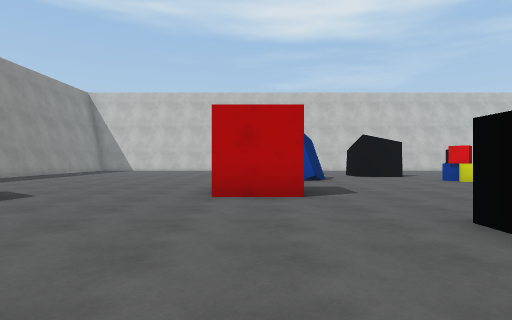
View 1 (above)

18 first-person views from a walk through a Unity game level. The camera is 1.2 m above the floor, looks level and sees 75° across. The floor is counted in squares, 2 m on a side. Each view is taken from the middle of a square. On the plan, view 1 faces up. The plan holds only what a view shows up to about 10 squares ahead; the rest is blank. The player character is not drawn. Surface patterns are stand-ins for the level's own textures.

View 2
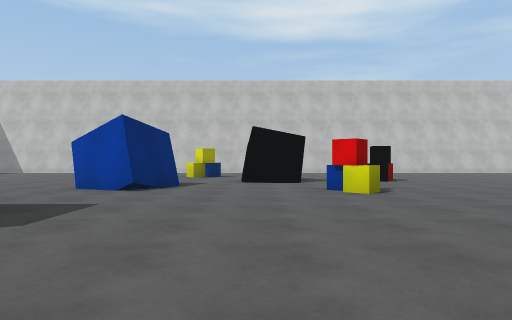

View 3
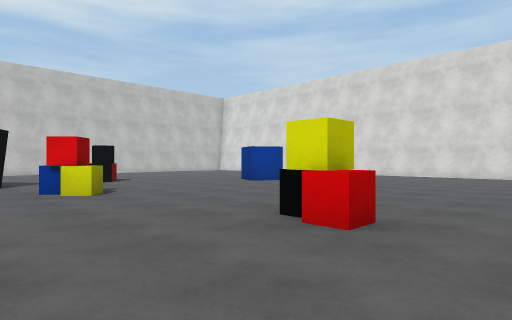

View 4
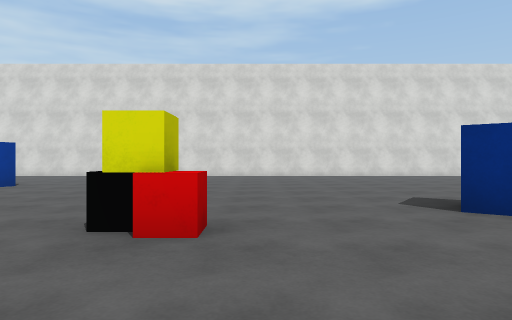

View 5
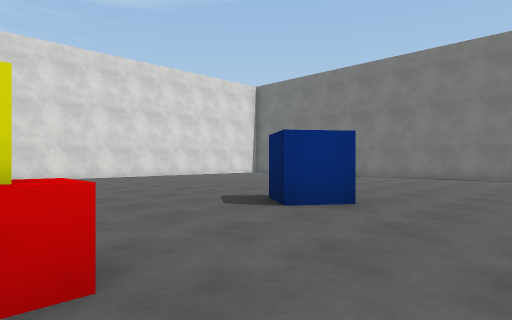

View 6
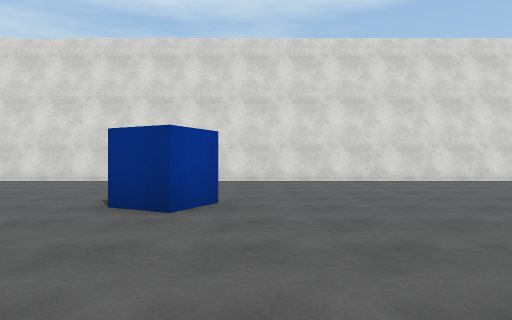

View 7
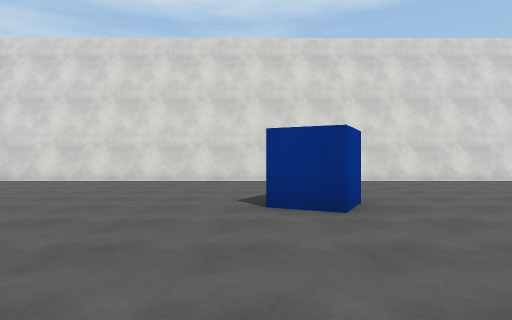

View 8
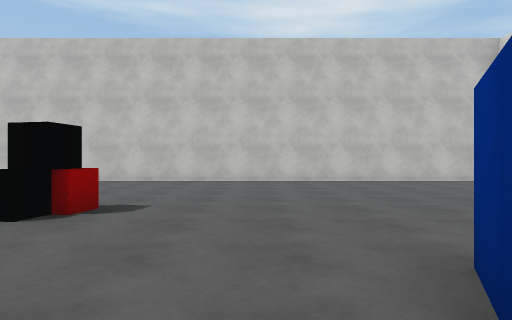

View 9
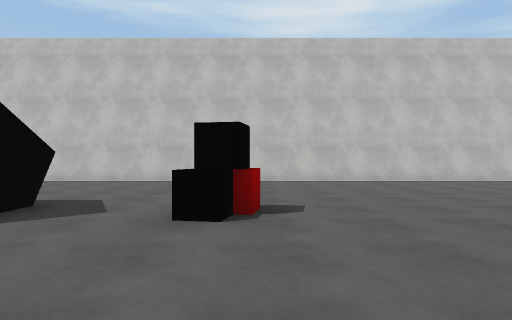

View 10
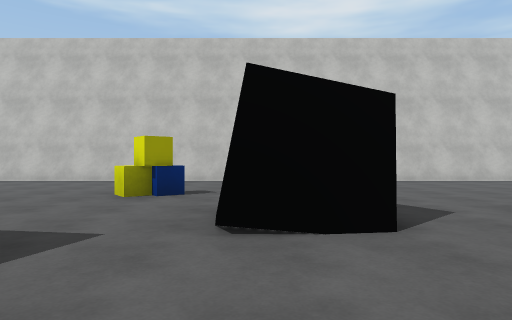

View 11
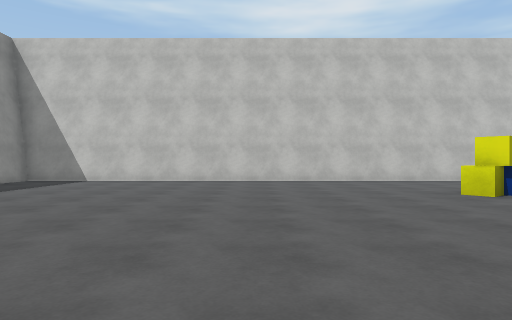

View 12
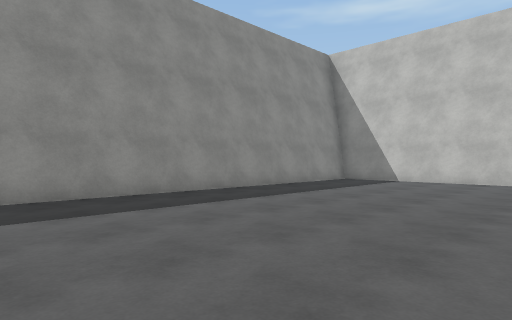

View 13
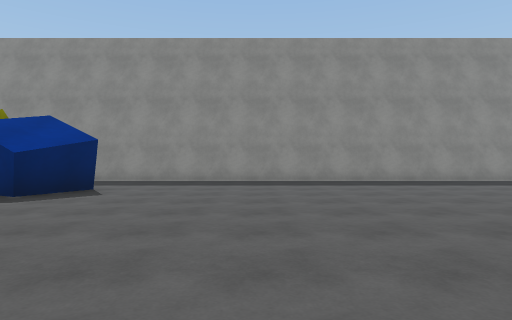

View 14
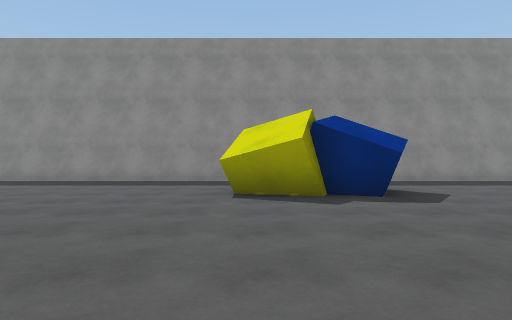

View 15
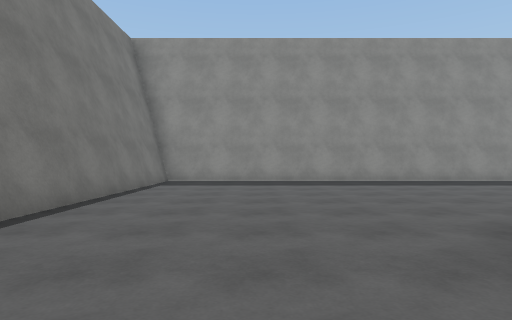

View 16
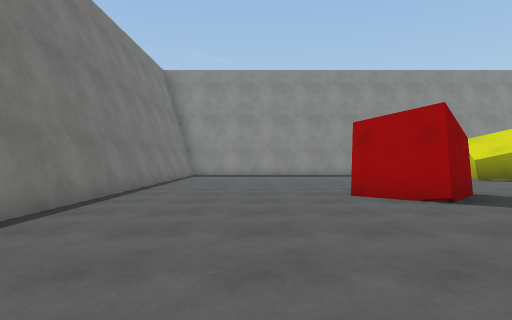

View 17
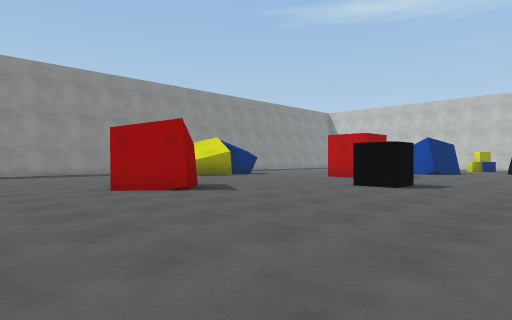

View 18
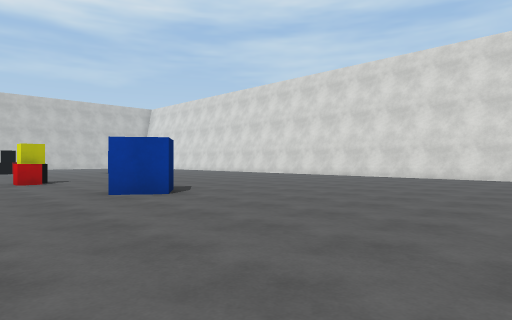

### Floor plan
Points are (right, up) in squares from view 1. A wall is a line through its corners. A room is listed if a view was taken in it or the views show most of it. See-through windows are left out.
Room 1 (views 1, 2, 3, 4, 5, 6, 7, 8, 9, 10, 11, 12, 13, 14, 15, 16, 17, 18)
walls: (0.9, 5.4) (-0.8, 5.4); (2.2, 11) (1.6, 9.4) (-0.1, 10.2); (5.4, 12) (3.7, 11.8) (3.6, 13.1); (-1, -0.1) (0.3, -1.2) (-0.9, -2.4); (-5.8, 5.9) (-4.2, 5.2) (-4.8, 4.1) (-4.4, 3.9) (-4.8, 2.4); (6.5, -6.7) (7.6, -6.7); (16.7, 1.4) (16.7, 18.7) (-8.7, 18.7) (-8.7, -6.7) (1.8, -6.7); (16.7, -3.5) (16.7, -2.4)
objects: other object (2, 2) to (3, 3); other object (2, 15); other object (2, 16); other object (6, 9); other object (6, 10); other object (7, 4); other object (7, 5); other object (7, 6); other object (7, 13); other object (8, 1); other object (8, 13); other object (11, 10) to (12, 11)

Where each view was taken, in squares from view 1:
view 1: 0 up, 0 right, facing up
view 2: 3 up, 4 right, facing up
view 3: 3 up, 4 right, facing up-right
view 4: 4 up, 4 right, facing right
view 5: 5 up, 5 right, facing down-right
view 6: 9 up, 7 right, facing right
view 7: 11 up, 7 right, facing right
view 8: 9 up, 10 right, facing up
view 9: 9 up, 8 right, facing up
view 10: 9 up, 4 right, facing up
view 11: 9 up, 2 left, facing up
view 12: 9 up, 3 left, facing up-left
view 13: 9 up, 1 right, facing left
view 14: 3 up, 1 right, facing left
view 15: 4 down, 1 right, facing left
view 16: 4 down, 5 right, facing left
view 17: 5 down, 6 right, facing up-left
view 18: 5 down, 5 right, facing up-right
